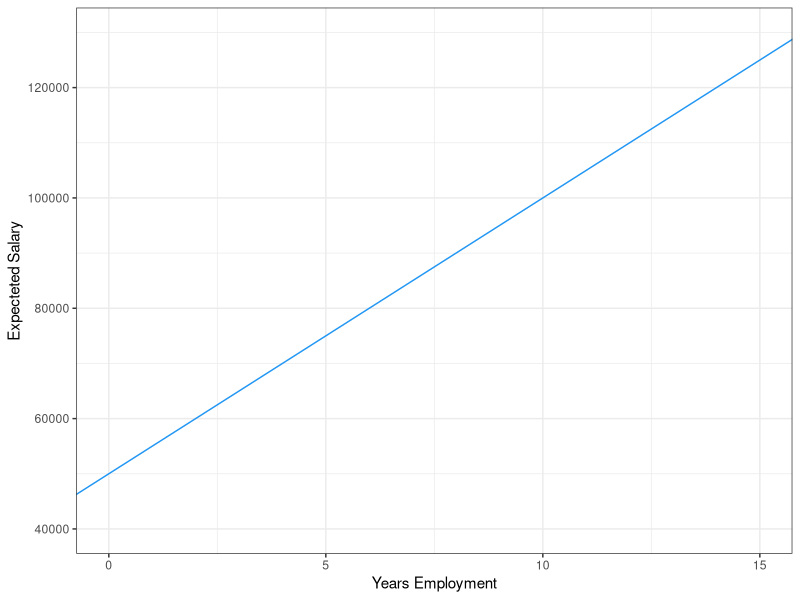
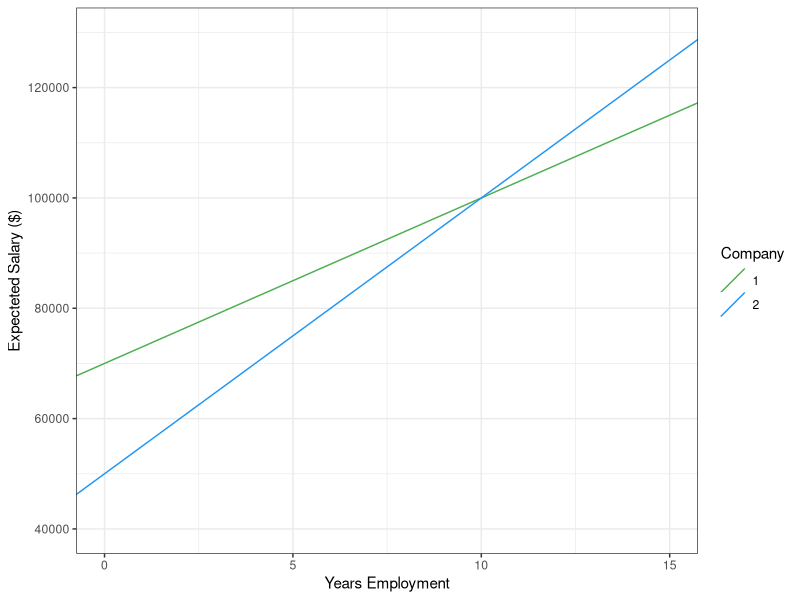
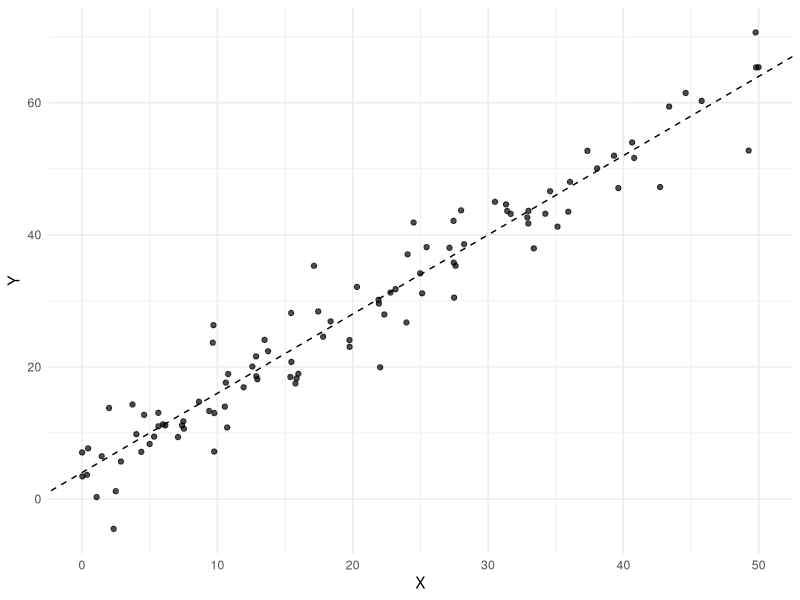

These figures' R source, in order:
## ---- chunk 1
#| include: false
library(ggplot2)
theme_set(theme_bw())
## ---- chunk 2
#| echo: false
#| fig-cap: "test"
ggplot()+
  geom_abline(intercept=5e4, slope=5e3, colour='#2196F3')+
  lims(x=c(0,15),y=c(4e4,13e4))+
  labs(x="Years Employment", y= "Expecteted Salary")
## ---- chunk 3
#| echo: false
#| fig-cap: "Linear trend of salary and years employed at two different companies"
ggplot()+
  geom_abline(aes(intercept=7e4, slope=3e3, colour="1"))+
  geom_abline(aes(intercept=5e4, slope=5e3, colour="2"))+
  lims(x=c(0,15),y=c(4e4,13e4))+
  labs(x="Years Employment",
       y= "Expecteted Salary ($)",
       colour="Company")+
  scale_color_manual(values= c("1"="#4CAF50","2"='#2196F3'))
## ---- chunk 4
50000+(5000*10)
## ---- chunk 5
pnorm(11e4,1e5, 4e3, lower.tail = FALSE)
## ---- chunk 6
n <- 100
X <- runif(n=100, min=0, max= 50)
head(X)
## ---- chunk 7
alpha <- 4
beta <- 1.2
sigma <- 4

simple_linear_model <- function(X, alpha, beta, sigma) {
  mu <- alpha + (beta * X) 
  mu + rnorm(length(X), mean = 0, sd = sigma)
}
## ---- chunk 8
Y <- simple_linear_model(X, alpha, beta, sigma)
head(Y)
## ---- chunk 9
#| echo: false
#| label: fig-plot
#| fig-cap: "Data generated from the simple linear model $Y=4+1.2\\times X + \\varepsilon$, with $\\varepsilon\\sim N(0,16)$. Dashed line shows E[Y|X] = α + βX"

library(ggplot2)

df <- data.frame(X = X, Y = Y)

ggplot(df, aes(X, Y)) +
  geom_point(alpha = 0.7) +
  geom_abline(intercept = alpha, slope = beta, linetype = "dashed") +
  labs(x = "X", y = "Y") +
  theme_minimal()
